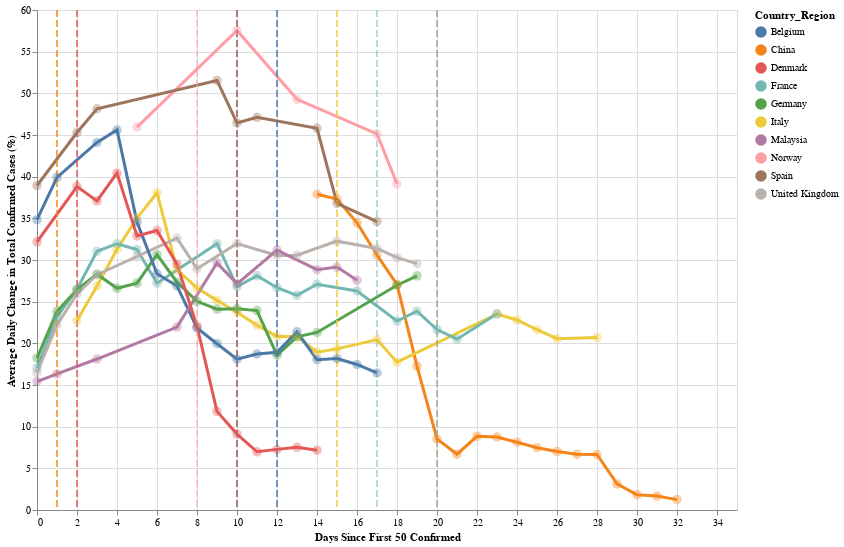

Notebook source saved alongside this figure:
### Code cell
# Logarithmic Axis (Stephen's prettier version)
chart_df = cases_df.loc[(cases_df.Days_from_N >= 0) * (cases_df.Days_from_N <= 32)]
for country in full_lockdown:
    if country not in days_since_N:
        continue
    val_to_insert = days_between(days_since_N[country], full_lockdown[country])
    # insert some dummy rows w/ Days_from_N == lockdown_day_from_N to get tooltip_rules w/ mouseover to work properly
    new_row = pd.Series({'Country_Region': country,
                         'lockdown_day_from_N': val_to_insert,
                         'Days_from_N': val_to_insert,
                        })
    chart_df = chart_df.append(new_row, ignore_index=True)

chart_df['x'] = chart_df.Days_from_N
chart_df['y'] = chart_df["Average Daily Change in Total Confirmed Cases"]

nearest = alt.selection(type='single', nearest=True, on='mouseover',
                        fields=['x'], empty='none')

legend_selection = alt.selection_multi(fields=['Country_Region'], bind='legend')

brush = alt.selection_interval(name="brush", encodings=['x'])

shared_encodings = dict(
    x=alt.X("x:Q", scale=alt.Scale(domain=(0,32)), title = "Days Since First 50 Confirmed"),
    y=alt.Y("y:Q", title="Total Confirmed Cases (Log)", scale=alt.Scale(type='log',domain=(100,100000))),
    color=alt.Color("Country_Region"),
)

chart = alt.Chart(chart_df, width=700, height=500)

def _add_model_transformation_fields(base):
    return base.transform_calculate(
        model_y='datum.Lockdown_value * pow(datum.Lockdown_slope, datum.x - datum.Lockdown_x)'
    ).transform_filter(
        'datum.x >= datum.Lockdown_x'
    ).transform_filter(
        'datum.Confirmed !== null'
    ).transform_filter(
        'datum.model_y <= 100000'
    )

lines = chart.mark_line(size=3).encode(
    x=alt.X("x:Q", scale=alt.Scale(domain=(0,32)), title = "Days Since First 50 Confirmed"),
    y=alt.Y("y:Q", title="Average Daily Change in Total Confirmed Cases (%)"),#, scale=alt.Scale(type='log',domain=(100,100000))),
    color=alt.Color("Country_Region"),
    opacity=alt.condition(legend_selection, alt.value(1), alt.value(0.1)),
).transform_filter(
    'datum.Confirmed !== null'
).add_selection(legend_selection).add_selection(brush)

model_lines = _add_model_transformation_fields(
    chart.mark_line(size=3, strokeDash=[1,1]).encode(
        x=alt.X("x:Q", scale=alt.Scale(domain=(0,32)), title = "Days Since First 50 Confirmed"),
        y=alt.Y("model_y:Q", title="Total Confirmed Cases (Log)", scale=alt.Scale(type='log',domain=(100,100000))),
        color=alt.Color("Country_Region"),
        opacity=alt.condition(legend_selection, alt.value(1), alt.value(0.1)),
    )
)


points = chart.mark_point(size=90, filled=True).encode(
    x=alt.X("x:Q", scale=alt.Scale(domain=(0,32)), title = "Days Since First 50 Confirmed"),
    y=alt.Y("y:Q", title="Average Daily Change in Total Confirmed Cases (%)"),#, scale=alt.Scale(type='log',domain=(100,100000))),
    color=alt.Color("Country_Region"),
    opacity=alt.condition(legend_selection, alt.value(.4), alt.value(0.1)),
).transform_filter(
    'datum.Confirmed !== null'
)

# Transparent selectors across the chart. This is what tells us
# the x-value of the cursor
selectors = chart.mark_point().encode(
    x='x:Q',
    opacity=alt.value(0),
).add_selection(nearest)

# Draw points on the line, and highlight based on selection
tooltip_points = points.mark_point(filled=True).encode(
    opacity=alt.condition(nearest, alt.value(1), alt.value(0))
)
# Draw text labels near the points, and highlight based on selection
tooltip_text = points.mark_text(align='left', dx=5, dy=-5).encode(
    text=alt.condition(nearest, 'tooltip_text:N', alt.value(' ')),
    opacity=alt.condition(legend_selection, alt.value(1), alt.value(0.1)),
).transform_calculate(
    tooltip_text='datum.Country_Region + ": " + datum.y'
)
# Draw a rule at the location of the selection
tooltip_rules = chart.mark_rule(color='gray').encode(
    x='x:Q',
).transform_filter(
    nearest
)

brush_rule = chart.mark_rule(color='red').encode(
    x='brush_mid:Q'
).transform_filter(
    'isDefined(brush.x)'
)

brush_text = brush_rule.mark_text(align='center', dx=5, dy=-255).encode(
    text=alt.value('Line of no intervention'),
    color=alt.value('red')
).transform_filter(
    'isDefined(brush.x)'
)

lockdown_rules = chart.mark_rule(strokeDash=[7,3]).encode(
        x='x:Q',
        color=alt.Color("Country_Region"),
        opacity=alt.condition(legend_selection, alt.value(1), alt.value(0.1)),
).transform_filter(
    'datum.x == datum.lockdown_day_from_N'
)

lockdown_tooltip=lockdown_rules.mark_text(align='left', dx=5, dy=-220).encode(
    text=alt.condition(nearest, 'lockdown_tooltip_text:N', alt.value(' '))
).transform_calculate(
    lockdown_tooltip_text='datum.Country_Region + " locked down"'
)
alt.layer(
    lines,
#     model_lines,
    selectors,
    tooltip_points,
    tooltip_text,
#     tooltip_rules,
    brush_rule,
    brush_text,
    lockdown_rules,
    lockdown_tooltip,
    points
).transform_calculate(
    brush_mid='isDefined(brush.x) ? 0.5 * (brush.x[0] + brush.x[1]) : 100'
)

### Figure 1 — Vega-Lite specification as saved in the notebook (floating-point values rounded to 4 significant figures; data arrays with more than 128 entries replaced by an {"elided": "..."} marker saying what was removed)
{"config": {"view": {"continuousWidth": 400, "continuousHeight": 300}}, "layer": [{"mark": {"type": "line", "size": 3}, "encoding": {"color": {"type": "nominal", "field": "Country_Region"}, "opacity": {"condition": {"value": 1, "selection": "selector003"}, "value": 0.1}, "x": {"type": "quantitative", "field": "x", "scale": {"domain": [0, 32]}, "title": "Days Since First 50 Confirmed"}, "y": {"type": "quantitative", "field": "y", "title": "Average Daily Change in Total Confirmed Cases (%)"}}, "height": 500, "selection": {"selector003": {"type": "multi", "fields": ["Country_Region"], "bind": "legend"}, "brush": {"type": "interval", "encodings": ["x"]}}, "transform": [{"filter": "datum.Confirmed !== null"}], "width": 700}, {"mark": "point", "encoding": {"opacity": {"value": 0}, "x": {"type": "quantitative", "field": "x"}}, "height": 500, "selection": {"selector002": {"type": "single", "nearest": true, "on": "mouseover", "fields": ["x"], "empty": "none"}}, "width": 700}, {"mark": {"type": "point", "filled": true}, "encoding": {"color": {"type": "nominal", "field": "Country_Region"}, "opacity": {"condition": {"value": 1, "selection": "selector002"}, "value": 0}, "x": {"type": "quantitative", "field": "x", "scale": {"domain": [0, 32]}, "title": "Days Since First 50 Confirmed"}, "y": {"type": "quantitative", "field": "y", "title": "Average Daily Change in Total Confirmed Cases (%)"}}, "height": 500, "transform": [{"filter": "datum.Confirmed !== null"}], "width": 700}, {"mark": {"type": "text", "align": "left", "dx": 5, "dy": -5}, "encoding": {"color": {"type": "nominal", "field": "Country_Region"}, "opacity": {"condition": {"value": 1, "selection": "selector003"}, "value": 0.1}, "text": {"condition": {"type": "nominal", "field": "tooltip_text", "selection": "selector002"}, "value": " "}, "x": {"type": "quantitative", "field": "x", "scale": {"domain": [0, 32]}, "title": "Days Since First 50 Confirmed"}, "y": {"type": "quantitative", "field": "y", "title": "Average Daily Change in Total Confirmed Cases (%)"}}, "height": 500, "transform": [{"filter": "datum.Confirmed !== null"}, {"calculate": "datum.Country_Region + \": \" + datum.y", "as": "tooltip_text"}], "width": 700}, {"mark": {"type": "rule", "color": "red"}, "encoding": {"x": {"type": "quantitative", "field": "brush_mid"}}, "height": 500, "transform": [{"filter": "isDefined(brush.x)"}], "width": 700}, {"mark": {"type": "text", "align": "center", "dx": 5, "dy": -255}, "encoding": {"color": {"value": "red"}, "text": {"value": "Line of no intervention"}, "x": {"type": "quantitative", "field": "brush_mid"}}, "height": 500, "transform": [{"filter": "isDefined(brush.x)"}, {"filter": "isDefined(brush.x)"}], "width": 700}, {"mark": {"type": "rule", "strokeDash": [7, 3]}, "encoding": {"color": {"type": "nominal", "field": "Country_Region"}, "opacity": {"condition": {"value": 1, "selection": "selector003"}, "value": 0.1}, "x": {"type": "quantitative", "field": "x"}}, "height": 500, "transform": [{"filter": "datum.x == datum.lockdown_day_from_N"}], "width": 700}, {"mark": {"type": "text", "align": "left", "dx": 5, "dy": -220}, "encoding": {"color": {"type": "nominal", "field": "Country_Region"}, "opacity": {"condition": {"value": 1, "selection": "selector003"}, "value": 0.1}, "text": {"condition": {"type": "nominal", "field": "lockdown_tooltip_text", "selection": "selector002"}, "value": " "}, "x": {"type": "quantitative", "field": "x"}}, "height": 500, "transform": [{"filter": "datum.x == datum.lockdown_day_from_N"}, {"calculate": "datum.Country_Region + \" locked down\"", "as": "lockdown_tooltip_text"}], "width": 700}, {"mark": {"type": "point", "filled": true, "size": 90}, "encoding": {"color": {"type": "nominal", "field": "Country_Region"}, "opacity": {"condition": {"value": 0.4, "selection": "selector003"}, "value": 0.1}, "x": {"type": "quantitative", "field": "x", "scale": {"domain": [0, 32]}, "title": "Days Since First 50 Confirmed"}, "y": {"type": "quantitative", "field": "y", "title": "Average Daily Change in Total Confirmed Cases (%)"}}, "height": 500, "transform": [{"filter": "datum.Confirmed !== null"}], "width": 700}], "data": {"name": "data-53a2e63c9a2e6ab60985b041d8f9c799"}, "transform": [{"calculate": "isDefined(brush.x) ? 0.5 * (brush.x[0] + brush.x[1]) : 100", "as": "brush_mid"}], "$schema": "https://vega.github.io/schema/vega-lite/v4.0.0.json", "datasets": {"data-53a2e63c9a2e6ab60985b041d8f9c799": {"elided": "166 records"}}}
